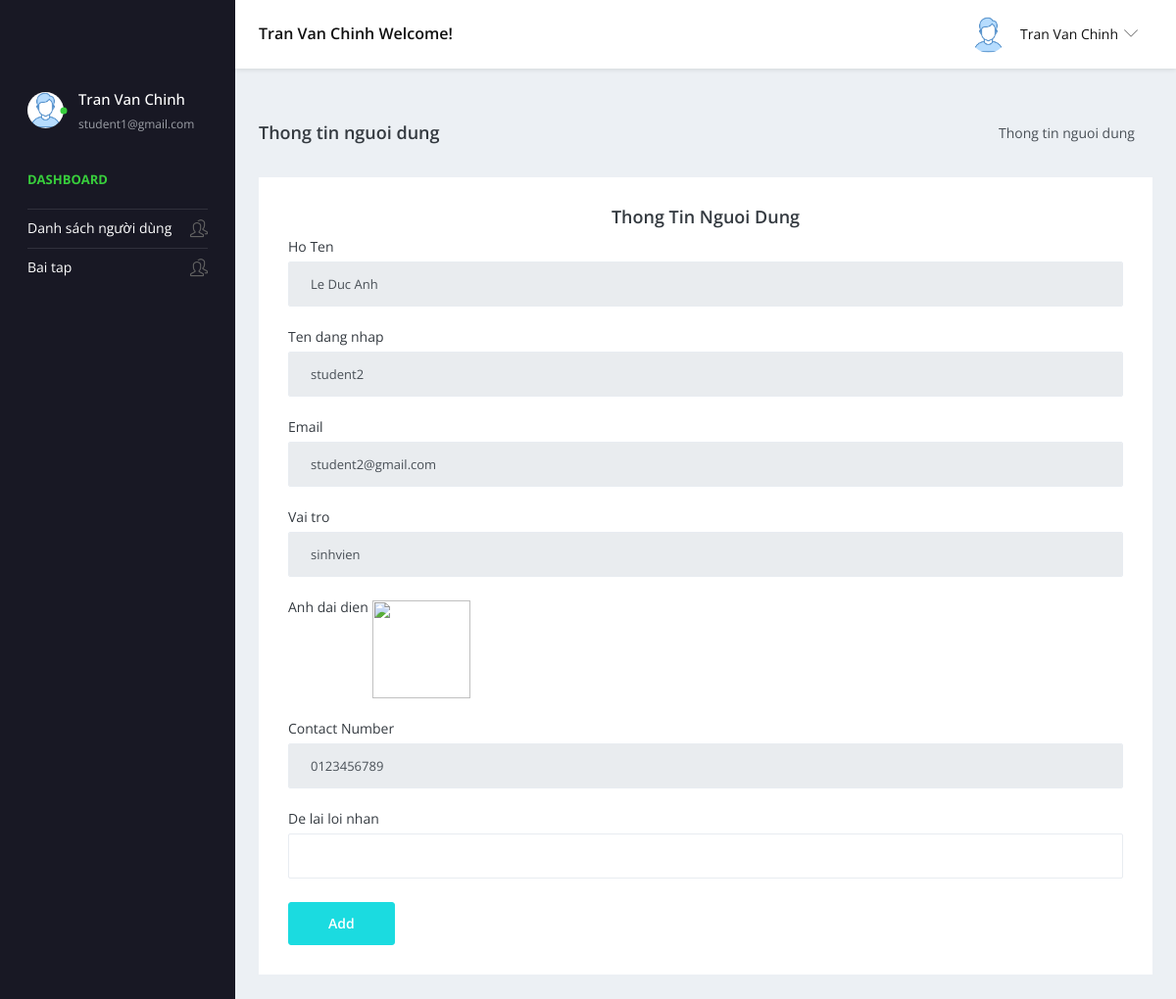
The page /student/users-info.php?id=2 (signed in) on the database its author committed.
### tables this page shows
CREATE TABLE nguoidung(
    id int AUTO_INCREMENT PRIMARY KEY,
    tendangnhap varchar(50),
    hoten varchar(50),
    matkhau varchar(50),
    email varchar(50),
    sodienthoai varchar(50),
    role varchar(50),
    Image varchar(100)
);

### student/users-info.php (the view, shortened to what this page needs)
<?php
include('../includes/dbconnection.php');
if (strlen($_SESSION['id']==0)) {
  header('location:logout.php');
} else{
?>
<!DOCTYPE html>
<html lang="en">
  <head>
    <link rel="stylesheet" href="vendors/simple-line-icons/css/simple-line-icons.css">
    <link rel="stylesheet" href="vendors/flag-icon-css/css/flag-icon.min.css">
    <link rel="stylesheet" href="vendors/css/vendor.bundle.base.css">
    <link rel="stylesheet" href="vendors/select2/select2.min.css">
    <link rel="stylesheet" href="vendors/select2-bootstrap-theme/select2-bootstrap.min.css">
    <link rel="stylesheet" href="css/style.css" />
  </head>
  <body>
    <div class="container-scroller">
     <?php include_once('includes/header.php');?>
      <div class="container-fluid page-body-wrapper">
      <?php include_once('includes/sidebar.php');?>
        <div class="main-panel">
          <div class="content-wrapper">
            <div class="page-header">
              <h3 class="page-title"> Thong tin nguoi dung </h3>
              <nav aria-label="breadcrumb">
                <ol class="breadcrumb">
                  <li class="breadcrumb-item active" aria-current="page"> Thong tin nguoi dung </li>
                </ol>
              </nav>
            </div>
            <div class="row">
              <div class="col-12 grid-margin stretch-card">
                <div class="card">
                  <div class="card-body">
                    <h4 class="card-title" style="text-align: center;"> Thong tin nguoi dung </h4>
                    <form class="forms-sample" method="post" enctype="multipart/form-data">
                      <?php
                        $id=$_GET['id'];
                        $sql="SELECT * FROM nguoidung WHERE id=:id";
                        $query = $dbh -> prepare($sql);
                        $query->bindParam(':id',$id,PDO::PARAM_STR);
                        $query->execute();
                        $result=$query->fetch(PDO::FETCH_OBJ);
                        if($query->rowCount() > 0)
                        {           ?>
                      <div class="form-group">
                        <label for="exampleInputName1">Ho Ten</label>
                        <input type="text" name="stuname" value="<?php  echo htmlentities($result->hoten);?>" class="form-control" readonly='true'>
                      </div>
                      <div class="form-group">
                        <label for="exampleInputName1">Ten dang nhap</label>
                        <input type="text" name="stuname" value="<?php  echo htmlentities($result->tendangnhap);?>" class="form-control" readonly='true'>
                      </div>
                      <div class="form-group">
                        <label for="exampleInputName1">Email</label>
                        <input type="text" name="stuemail" value="<?php  echo htmlentities($result->email);?>" class="form-control" readonly='true'>
                      </div>
                      <div class="form-group">
                        <label for="exampleInputName1">Vai tro</label>
                        <input type="text" name="role" value="<?php  echo htmlentities($result->role);?>" class="form-control" readonly='true'>
                      </div>
                      <div class="form-group">
                        <label for="exampleInputName1">Anh dai dien</label>
                        <img src="../images/<?php echo $result->Image;?>" width="100" height="100" value="<?php  echo $result->Image;?>">
                      </div>
                      <div class="form-group">
                        <label for="exampleInputName1">Contact Number</label>
                        <input type="text" name="connum" value="<?php  echo htmlentities($result->sodienthoai);?>" class="form-control" readonly='true' maxlength="10" pattern="[0-9]+">
                      </div>
                        <?php
                        $senderid=$_SESSION['id'];
                        $sql="SELECT * FROM tinnhan WHERE receiver_id=:id AND sender_id=:senderid";
                        $query = $dbh -> prepare($sql);
                        $query->bindParam(':id',$id,PDO::PARAM_STR);
                        $query->bindParam(':senderid',$senderid,PDO::PARAM_STR);
                        $query->execute();
                        $result=$query->fetch(PDO::FETCH_OBJ);
                        ?>
                      <div class="form-group">
                        <label for="exampleInputName1">De lai loi nhan</label>
                        <input type="text" name="message" value="<?php  echo htmlentities($result->msg);?>" class="form-control" required='true'>
                      </div>
                      <button type="submit" class="btn btn-primary mr-2" name="submit">Add</button>
                      <?php   }} ?>
                    </form>
                  </div>
                </div>
              </div>
            </div>
          </div>
        </div>
      </div>
    </div>
  </body>
</html>

### student/includes/header.php (shortened to what this page needs)
<nav class="navbar default-layout-navbar col-lg-12 col-12 p-0 fixed-top d-flex flex-row">
    <div class="navbar-brand-wrapper d-flex align-items-center">
    </div>
    <?php
        $aid=$_SESSION['id'];
        $sql="SELECT * FROM nguoidung WHERE id=:aid AND role='sinhvien'";
        $query=$dbh->prepare($sql);
        $query->bindParam(':aid',$aid,PDO::PARAM_STR);
        $query->execute();
        $results=$query->fetchAll(PDO::FETCH_OBJ);
        if ($query->rowCount()>0){
            foreach ($results as $row){     ?>
                <div class="navbar-menu-wrapper d-flex align-items-center flex-grow-1">
                    <h5 class="mb-0 font-weight-medium d-none d-lg-flex"><?php echo htmlentities($row->hoten);?> Welcome! </h5>
                    <ul class="navbar-nav navbar-nav-right ml-auto">
                        <li class="nav-item dropdown d-none d-xl-inline-flex user-dropdown">
                            <a class="nav-link dropdown-toggle" id="UserDropdown" href="#" data-toggle="dropdown" aria-expanded="false">
                            <?php
                                $image="";
                                if (isset($row->Image)){
                                    $image=$row->Image;
                                } else {
                                    $image="/faces/face8.jpg";
                                }
                            ?>
                            <img class="img-xs rounded-circle ml-2" src="../images/<?php echo $image;?>" alt="Profile image"> <span class="font-weight-normal"> <?php  echo htmlentities($row->hoten);?> </span>
                            </a>
                                </div><?php $cnt=$cnt+1;
            }
        }?>
                        </li>
                    </ul>
                </div>
</nav>

### student/includes/sidebar.php (shortened to what this page needs)
<?php
  $uid=$_SESSION['id'];
  $img_sql="SELECT Image FROM nguoidung WHERE id=:uid";
  $q=$dbh->prepare($img_sql);
  $q->bindParam(':uid',$uid,PDO::PARAM_STR);
  $q->execute();
  $res=$q->fetch(PDO::FETCH_OBJ);
  $image="";
  if (isset($res->Image)){
    $image=$res->Image;
  } else {
    $image="faces/face8.jpg";
  }
?>
<nav class="sidebar sidebar-offcanvas" id="sidebar">
          <ul class="nav">
            <li class="nav-item nav-profile">
              <a href="#" class="nav-link">
                <div class="profile-image">
                  <img class="img-xs rounded-circle" src="../images/<?php echo $image;?>" alt="profile image">
                  <div class="dot-indicator bg-success"></div>
                </div>
                <div class="text-wrapper">
<?php
  $sql="SELECT * from nguoidung where id=:uid AND role='sinhvien'";
  $query = $dbh -> prepare($sql);
  $query->bindParam(':uid',$uid,PDO::PARAM_STR);
  $query->execute();
  $results=$query->fetchAll(PDO::FETCH_OBJ);
$cnt=1;
if($query->rowCount() > 0)
{
foreach($results as $row)
{               ?>
                  <p class="profile-name"><?php  echo htmlentities($row->hoten);?></p>
                  <p class="designation"><?php  echo htmlentities($row->email);?></p><?php $cnt=$cnt+1;}} ?>
                </div>
              </a>
            </li>
            <li class="nav-item nav-category">
              <span class="nav-link">Dashboard</span>
            </li>
            <li class="nav-item">
              <a class="nav-link" data-toggle="collapse" href="#ui-basic1" aria-expanded="false" aria-controls="ui-basic1">
                <span class="menu-title">Danh sách người dùng</span>
                <i class="icon-people menu-icon"></i>
              </a>
            </li>
            <li class="nav-item">
              <a class="nav-link" data-toggle="collapse" href="#auth" aria-expanded="false" aria-controls="auth">
                <span class="menu-title">Bai tap</span>
                <i class="icon-people menu-icon"></i>
              </a>
            </li>
          </ul>
        </nav>

### rows shown on the page
nguoidung: hoten "Tran Van Chinh", email "student1@gmail.com"
nguoidung: stuname "Le Duc Anh", stuname "student2", stuemail "student2@gmail.com", role "sinhvien", connum "0123456789"
